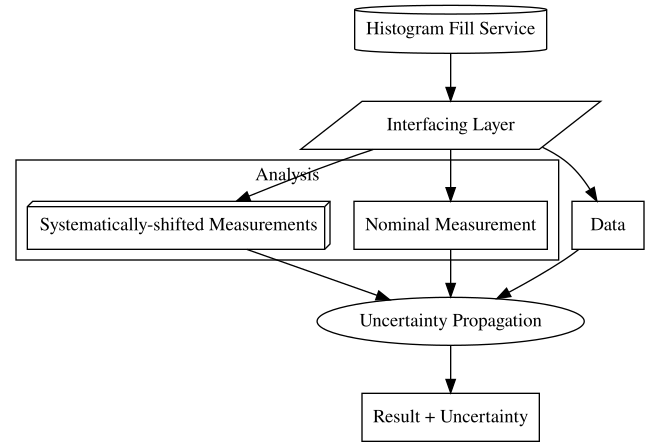

Write Python code to recreate this figure.
import pygraphviz as pgv

G = pgv.AGraph(strict=False, directed=True)
G.add_node('Histogram Fill Service', shape='cylinder')
G.add_node('Interfacing Layer', shape='parallelogram')
G.add_edge('Histogram Fill Service', 'Interfacing Layer')

G.add_node('Nominal Measurement', shape='box')
G.add_node('Systematically-shifted Measurements', shape='box3d')
G.add_node('Data', shape='box')

G.add_subgraph(
    ['Nominal Measurement',
     'Systematically-shifted Measurements'],
    name='cluster_Analysis',
    label='Analysis'
)


G.add_edge('Interfacing Layer', 'Nominal Measurement')
G.add_edge('Interfacing Layer', 'Systematically-shifted Measurements')
G.add_edge('Interfacing Layer', 'Data')
#--------------

G.add_node('Uncertainty Propagation')
G.add_edge('Nominal Measurement', 'Uncertainty Propagation')
G.add_edge('Data', 'Uncertainty Propagation')
#--------------

G.add_node('Result + Uncertainty', shape='box')

G.add_edge('Systematically-shifted Measurements', 'Uncertainty Propagation')
G.add_edge('Uncertainty Propagation', 'Result + Uncertainty')

G.layout(prog='dot')
G.draw('analysis_flowchart_simple.svg', prog='dot')
